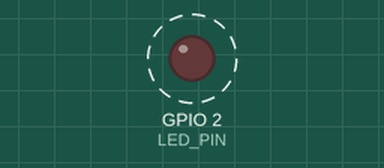
A program run on a simulated ESP32. On the bench: output pins drawn as LEDs (lit = HIGH). Dashed ring = blinking. What the program prints to the serial monitor is not drawn.

Above: at 0.5 s.
Timing chart, 0 to 4.6 s (numbered marks = the images above):
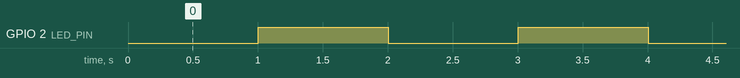

The program:

main.cpp
```cpp
#include <Arduino.h>

#define LED_PIN 2

unsigned long previousMillis = 0;
const long interval = 1000;

int ledState = LOW;

void setup() {
  pinMode(LED_PIN, OUTPUT);
  Serial.begin(115200);
}

void loop() {
  unsigned long currentMillis = millis();

  if (currentMillis - previousMillis >= interval) {
    previousMillis = currentMillis;

    ledState = !ledState;
    digitalWrite(LED_PIN, ledState);
  }

  // Cong viec khac van duoc thuc hien
  Serial.println("ESP32 dang hoat dong");
}
```

Measured:
- by itself, GPIO 2 (LED_PIN): alternates HIGH for 1.0 s and LOW for 1.0 s
